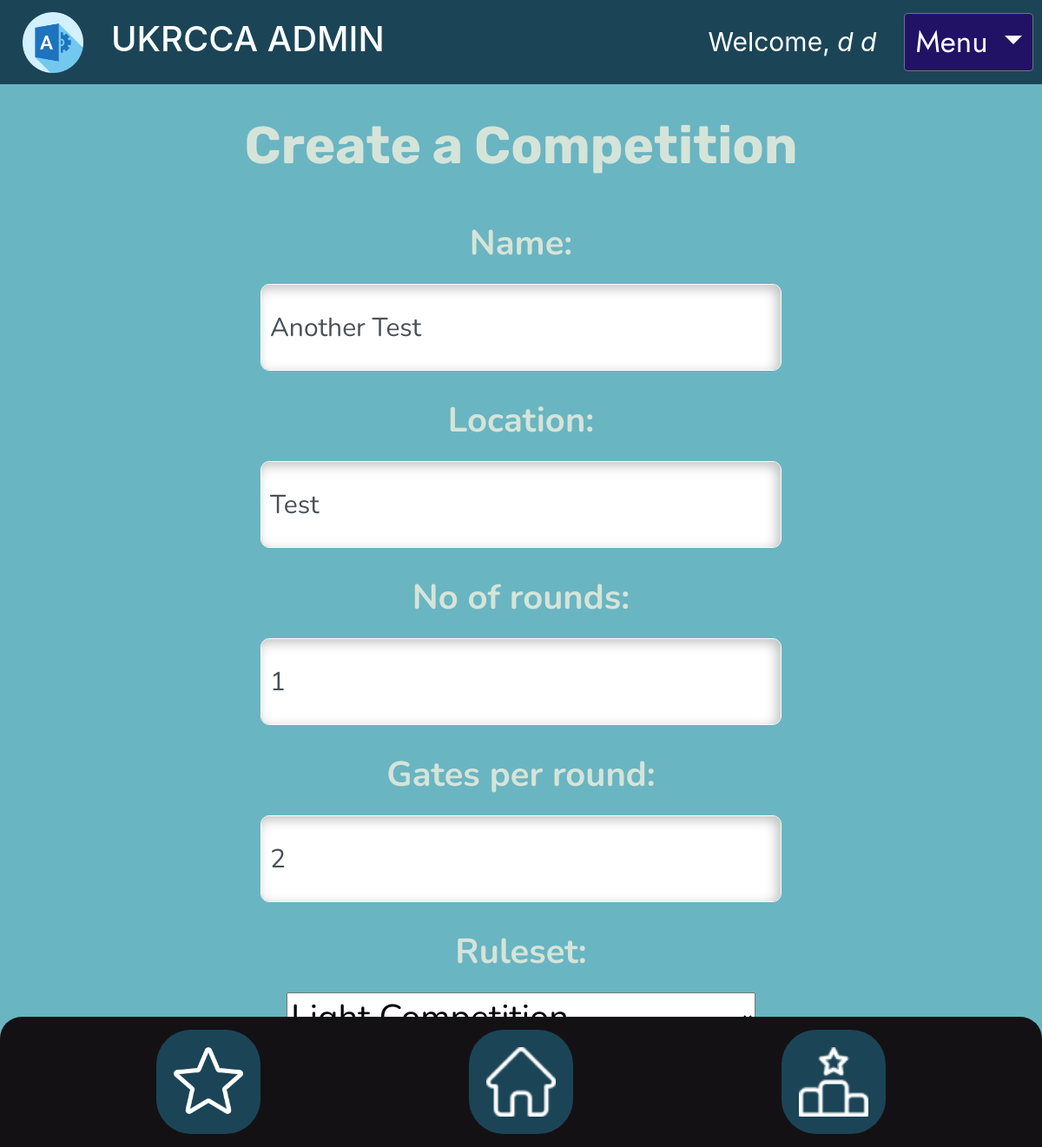
/account/comp/51/ (signed in), run on the app's committed database.
### database/models.py (models this page shows, shortened)
class NewUser(AbstractBaseUser, PermissionsMixin):
    email = models.EmailField(_('email address'), unique=True, error_messages={
                              'unique': 'The email you entered already exists.'})
    user_name = models.CharField(max_length=150, unique=True, error_messages={
                                 'unique': 'The username you entered already exists.'})
    first_name = models.CharField(max_length=150, blank=True)
    last_name = models.CharField(max_length=150, blank=True)
    start_date = models.DateTimeField(default=timezone.now)
    about = models.TextField(_(
        'about'), max_length=500, blank=True)
    is_staff = models.BooleanField(default=False)
    is_active = models.BooleanField(default=False)
    objects = CustomAccountManager()
    USERNAME_FIELD = 'email'
    REQUIRED_FIELDS = ['user_name', 'first_name', 'last_name']

class Competition(models.Model):
    name = models.CharField(max_length=100)
    location = models.CharField(max_length=50)
    no_of_rounds = models.IntegerField(validators=[MinValueValidator(
        1, message='Please enter a number greater than or equal to 1'), MaxValueValidator(30, message='Please enter a number less than or equal to 30')])
    gates_per_round = models.IntegerField(
        validators=[MinValueValidator(1), MaxValueValidator(30)])
    ruleset = models.ForeignKey(Ruleset, on_delete=models.CASCADE)
    ref_code = models.CharField(
        max_length=10,
        blank=True,
        editable=False,
        unique=True,
        default=get_random_string(
            5, allowed_chars=string.ascii_uppercase + string.digits)
    )

class Ruleset(models.Model):
    name = models.CharField(max_length=100, unique=True)
    def __str__(self):
        return self.name

### database/views.py (the view, shortened to what this page needs)
# urls.py: path('comp/<int:id>/', views.comp_form, name='comp_update'),
@login_required
def comp_form(request, id=0):
    if request.method == "GET":
        if id == 0:
            form = CompetitionForm()
        else:
            comp = Competition.objects.get(pk=id)
            form = CompetitionForm(instance=comp)
        return render(request, "competition_register/comp_form.html", {'form': form})

### database/forms.py
class CompetitionForm(forms.ModelForm):
    class Meta:
        model = Competition
        fields = '__all__'
        widgets = {
            'name': forms.TextInput(attrs={
                'placeholder': 'Name',
                'class': 'form-control',
                'style': 'padding-left: 10px; width: 600px'
            }),
            'location': forms.TextInput(attrs={
                'placeholder': 'Location',
                'class': 'form-control',
                'style': 'padding-left: 10px; width: 600px'
            }),
            'no_of_rounds': forms.NumberInput(attrs={
                'placeholder': 'No of Rounds',
                'class': 'form-control',
                'style': 'padding-left: 10px; width: 600px'
            }),
            'gates_per_round': forms.NumberInput(attrs={
                'placeholder': 'Gates per round',
                'class': 'form-control',
                'style': 'padding-left: 10px; width: 600px'
            }),
        }
    def __init__(self, *args, **kwargs):
        super(CompetitionForm, self).__init__(*args, **kwargs)
        self.fields['name'].required = True
        self.fields['ruleset'].empty_label = "Select Ruleset"

### database/templates/competition_register/comp_form.html (shortened to what this page needs)
{% extends 'base1.html' %}
{% load static %}
{% block head %}
<link rel="stylesheet" href="{% static 'comp_form.css' %}">
{% endblock %}
{% block content %}
<h1 class="head">Create a Competition</h1>
<form class="properties" action="" method="post" autocomplete="off">
    {{ form }}
    <button type="submit" class="btn"><img src="/database/static/narwhal.png" alt="" class="narwhal">SUBMIT</button>
</form>
{% endblock %}

### database/templates/base1.html (shortened to what this page needs)
{% load static %}
<link rel="stylesheet" href="https://cdn.jsdelivr.net/npm/bootstrap@4.0.0/dist/css/bootstrap.min.css"
>
<link rel="stylesheet" href="{% static 'base1.css' %}" />
{% block head %}
{% endblock %}
{% if user.is_staff == False %}
<div class="headerContainer"
  style="margin-bottom: 3vh; display: flex; justify-content: space-between; align-items: center;">
  <a href={% block back %}{% endblock %}><img src="{% static 'back.png' %}" alt="" /></a>
  <div class="pageName" style="padding-top: 20px; margin-left: 15%;">{% block pagename %}{% endblock %}</div>
  {% if user.is_authenticated %}
  <a href="{% url 'logout' %}" class="button"
    style="font-size: 35px; display: flex; align-items: center; text-decoration: none; color: #ffffff; gap: 5px; margin-right: 20px;">
    <svg xmlns="http://www.w3.org/2000/svg" height="70" width="70" fill="currentColor" class="bi bi-door-open"
      viewBox="0 0 16 16" style="padding-right: 5px; height: 40px; width: 40px;">
      <path d="M8.5 10c-.276 0-.5-.448-.5-1s.224-1 .5-1 .5.448.5 1-.224 1-.5 1z" />
      <path
        d="M10.828.122A.5.5 0 0 1 11 .5V1h.5A1.5 1.5 0 0 1 13 2.5V15h1.5a.5.5 0 0 1 0 1h-13a.5.5 0 0 1 0-1H3V1.5a.5.5 0 0 1 .43-.495l7-1a.5.5 0 0 1 .398.117zM11.5 2H11v13h1V2.5a.5.5 0 0 0-.5-.5zM4 1.934V15h6V1.077l-6 .857z" />
    </svg> LOGOUT
  </a>
  {% else %}
  <a href="{% url 'auth-login' %}" class="button"
    style="font-size: 40px; display: flex; align-items: center; text-decoration: none; color: #ffffff; gap: 5px; margin-right: 20px;">
    <svg xmlns="http://www.w3.org/2000/svg" width="70" height="70" fill="currentColor" class="bi bi-door-open"
      viewBox="0 0 16 16" style="padding-right: 5px;">
      <path d="M8.5 10c-.276 0-.5-.448-.5-1s.224-1 .5-1 .5.448.5 1-.224 1-.5 1z" />
      <path
        d="M10.828.122A.5.5 0 0 1 11 .5V1h.5A1.5 1.5 0 0 1 13 2.5V15h1.5a.5.5 0 0 1 0 1h-13a.5.5 0 0 1 0-1H3V1.5a.5.5 0 0 1 .43-.495l7-1a.5.5 0 0 1 .398.117zM11.5 2H11v13h1V2.5a.5.5 0 0 0-.5-.5zM4 1.934V15h6V1.077l-6 .857z" />
    </svg> LOGIN
  </a>
  {% endif %}
</div>
{% else %}
<div class="head-wrap" style="width: 100%; padding: 0; margin: 0;">
  <div class="head-head">
    <div class="top">
      <a href="{% url 'home' %}"><img src="{% static 'admin.png' %}" alt="" class="admin-logo"
          style="height: 70px; margin-left:1rem;"></a>
      <h1 class="logo-title">UKRCCA ADMIN</h1>
    </div>
    <div class="right">
      <p class="greeting" style="font-size: 30px!important;">Welcome, <i>{{ user.first_name }} {{ user.last_name }}</i>
      </p>
      <div class="dropdown">
        <button class="btn btn-secondary dropdown-toggle"
          style="font-size: 35px!important; font-family: 'Jost', sans-serif; background-color: #221266;" type="button"
          id="dropdownMenuButton" data-toggle="dropdown" aria-haspopup="true" aria-expanded="false">
          Menu
        </button>
      </div>
    </div>
  </div>
</div>
{% endif %}
{% block content %}{% endblock %}
<div class="footerContainer">
  <div class="iconBox">
    <a href="{% url 'score' %}"><img class="score" src="{% static 'star.png' %}" alt="" /></a>
  </div>
  <div class="iconBox">
    <a href="{% url 'home' %}"><img src="{% static 'home.png' %}" alt="" /></a>
  </div>
  <div class="iconBox">
    <a href="{% url 'lboard' %}"><img src="{% static 'lboard.png' %}" alt="" /></a>
  </div>
</div>

### database/static/base1.css (style rules this page uses)
* { padding: 0; margin: 0; box-sizing: border-box; }
.head-head { background-color: #1B4557; width: 100%; display: flex; align-items: center; justify-content: space-between; padding: 10px; }
.top { display: flex; gap: 2rem; align-items: center; }
.right { display: flex; align-items: center; justify-content: center; gap: 2rem; }
.logo-title, .greeting { color: white; }
p.greeting { color: white; margin-top: 1rem; font-size: 22px; }
.footerContainer { position: absolute; bottom: 0; left: 0; background-color: #141115; width: 100%; height: 150px; display: flex; align-items: center; justify-content: space-evenly; border-radius: 25px 25px 0 0; }
.iconBox img { height: 80px; }
.iconBox { background-color: #1b4557; height: 80%; padding: 20px; border-radius: 40px 40px 40px 40px; margin-left: 5vw; margin-right: 5vw; }

### database/static/comp_form.css (style rules this page uses)
h1.head { margin-top: 70px; margin-bottom: 70px; position: relative; font-family: 'Rubik'; font-style: normal; font-weight: 700; font-size: 60px; line-height: 2px; display: block; align-items: center; text-align: center; justify-items: center; color: #D5E4D9; }
.properties { font-family: 'Nunito'; display: flex; flex-direction: column; align-items: center; line-height: 2rem; font-size: 40px; width: 100vw; }
.properties input { border-radius: 10px; font-size: 30px; width: 80vw; align-items: center; border: 1px solid rgb(254, 254, 254); height: 100px; margin-bottom: 1rem; box-shadow: inset -4px 4px 14px rgba(0, 0, 0, 0.25); }
label { font-family: 'Nunito'; font-style: 'bold'; font-weight: 700; font-size: 40px; margin-bottom: 35px; margin-top: 30px; line-height: 23px; color: #D5E4D9; }
.properties button.btn { margin-top: 5vh; display: flex; align-items: center; justify-content: center; height: 80px; width: 80vw; gap: 10px; font-family: 'Red Hat Display', sans-serif; font-size: 40px; font-weight: 400; border-radius: 8px; border: none; font-family: 'Nunito'; background-color: rgba(84, 134, 135, 0.5); ; color: white; box-shadow: 0px 6px 7px 1px rgba(0, 0, 0, 0.25); }

### data on the page
NewUser: first_name "d", last_name "d"
Competition: name "Another Test", location "Test", no_of_rounds "1", gates_per_round "2"
